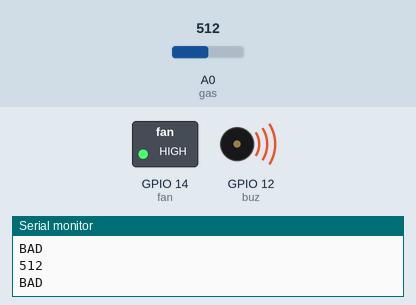
This sketch was run on a simulated ESP8266 (NodeMCU). Parts: switched loads named in the sketch (green lamp = pin HIGH), buzzer (waves = sounding, pin HIGH), the last lines printed to the serial monitor. Inputs (shaded band) come from the test bench; at power-on: A0 (gas) = 512.

Above: at 5.5 s.
5.6 s: A0 (gas) set to 490
At 9.5 s:
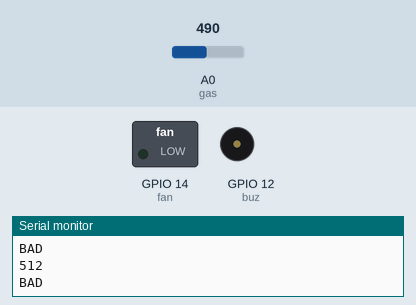
11.7 s: A0 (gas) set to 513
At 13.0 s:
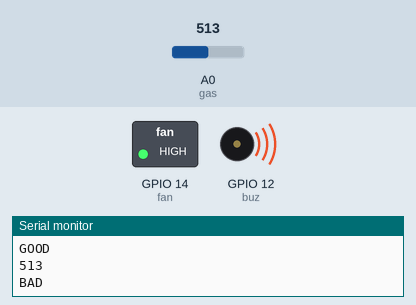
22.0 s: A0 (gas) set to 306
At 25.7 s:
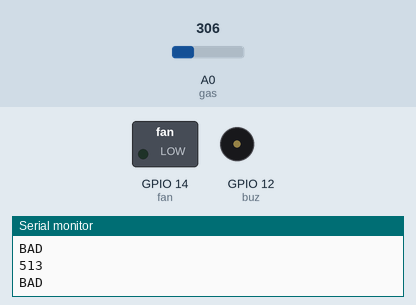
27.7 s: A0 (gas) set to 510
At 29.2 s:
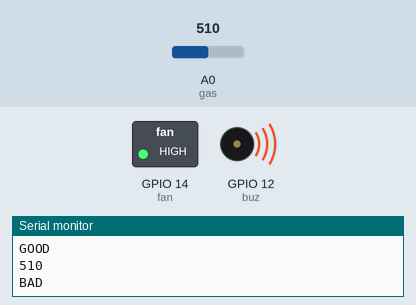
Timing chart, 0 to 39.0 s (numbered marks = the images above; inputs shaded):
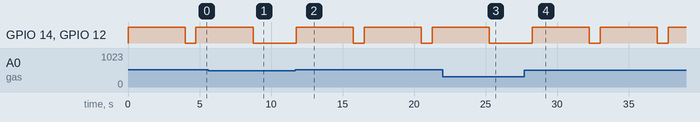

Measured:
- the behaviour switches between 499 and 500 on A0 (gas) (found by bisection; images 1 and 2)
- after the input at 5.6 s, GPIO 14 (fan), GPIO 12 (buz): goes on until 8.8 s, then stays LOW
- after the input at 11.7 s, GPIO 14 (fan), GPIO 12 (buz): alternates HIGH for 4.0 s and LOW for 0.75 s, starting after 0.05 s
- after the input at 22.0 s, GPIO 14 (fan), GPIO 12 (buz): goes on until 25.3 s, then stays LOW
- after the input at 27.7 s, GPIO 14 (fan), GPIO 12 (buz): alternates HIGH for 4.0 s and LOW for 0.75 s, starting after 0.55 s

The sketch:

gas_sensor.ino
```cpp
#include <ESP8266WiFi.h>
#include <ESP8266HTTPClient.h>
#include <WiFiClient.h>

// const char* ssid = "AADITYA";
// const char* pass = "aaditya1515";

const int gas = A0;
const int fan = 14;
const int buz = 12;
const String url = "http://192.168.137.1:5999/smoke";

void setup() {
  pinMode(gas, INPUT);
  pinMode(fan, OUTPUT);
  pinMode(buz, OUTPUT);

  Serial.begin(9600);
  Serial.println("HI from 8266");

  // WiFi.begin(ssid, pass);

  // Serial.print("Connecting");
  // while (WiFi.status() != WL_CONNECTED) {
  //   Serial.print(".");
  //   delay(1000);
  // }
  // Serial.println("Connected!");
}

void loop() {
  int data = analogRead(gas);
  Serial.println(data);

  if (data < 500) {
    Serial.println("GOOD");
  } else if (data < 650) {
    Serial.println("BAD");
    digitalWrite(fan, HIGH);
    digitalWrite(buz, HIGH);
    delay(4000);
    digitalWrite(fan, LOW);
    digitalWrite(buz, LOW);


    // if (WiFi.status() == WL_CONNECTED) {
    //   // Serial.println("hdgshdf");
    //   HTTPClient http;
    //   WiFiClient client;

    //   http.begin(client, url);
    //   int resCode = http.GET();

    //   http.end();
    // }
  } else {
    Serial.println("VERY BAD");
    digitalWrite(fan, HIGH);
    digitalWrite(buz, HIGH);
    delay(4000);
    digitalWrite(fan, LOW);
    digitalWrite(buz, LOW);

    // if (WiFi.status() == WL_CONNECTED) {
    //   // Serial.println("hdgshdf");
    //   HTTPClient http;
    //   WiFiClient client;

    //   http.begin(client, url);
    //   int resCode = http.GET();

    //   http.end();
    // }
  }

  Serial.println("\n");
  delay(750);
}
```
